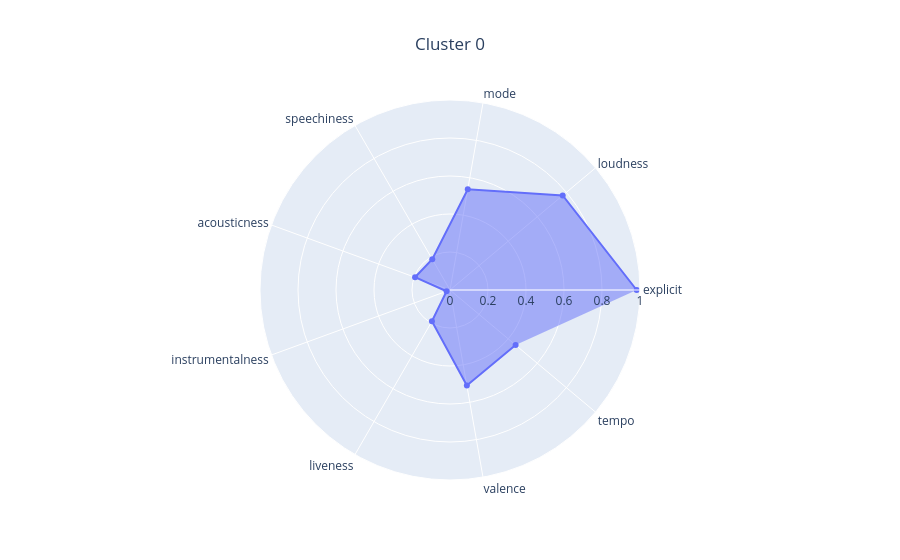
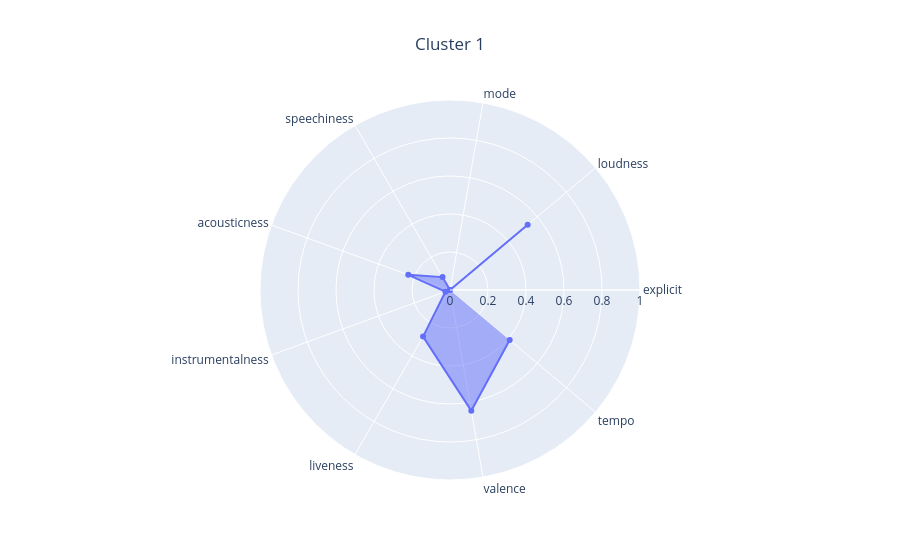
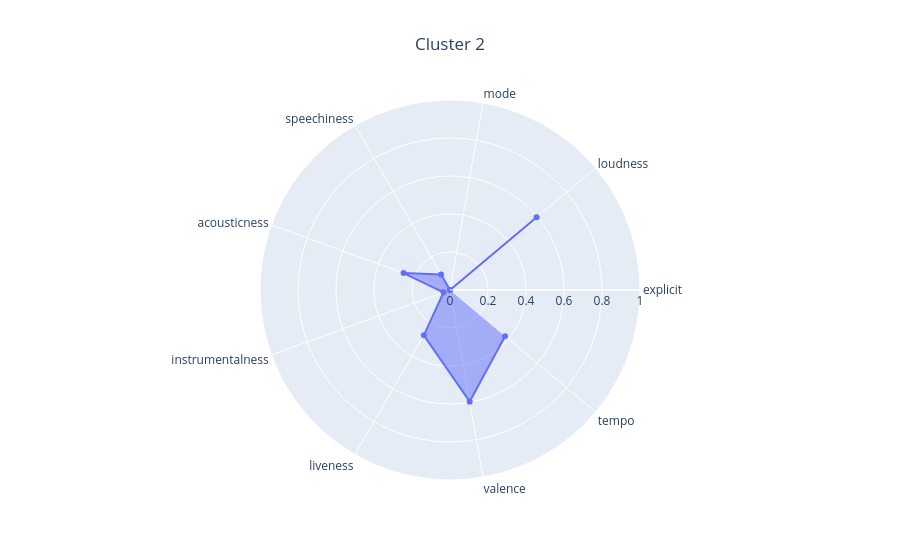
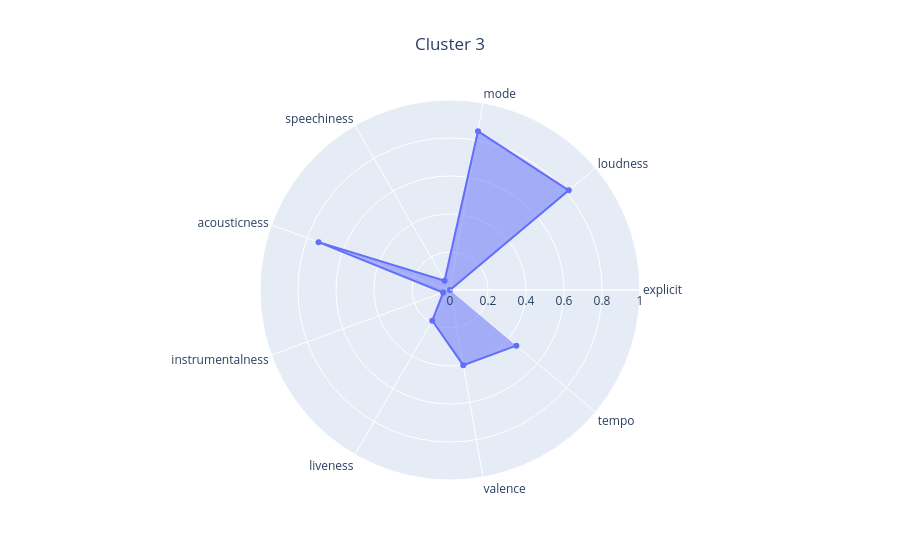

Write notebook code for charts like these, in order.
### Code cell
kmeans_model = KMeans(n_clusters=clusters[np.argmax(ch_values)], n_init="auto", random_state=0)
kmeans_model.fit(X)
kmeans_analyzer.analyze_clustering(X, kmeans_model)

### Figure 1 — Plotly figure (JSON) as saved in the notebook; plotly's stock layout.template omitted (floating-point values rounded to 4 significant figures)
{"data": [{"fill": "toself", "r": [0.9824, 0.7742, 0.5385, 0.1867, 0.1957, 0.0191, 0.1903, 0.5107, 0.4507], "theta": ["explicit", "loudness", "mode", "speechiness", "acousticness", "instrumentalness", "liveness", "valence", "tempo"], "type": "scatterpolar"}], "layout": {"polar": {"radialaxis": {"range": [0, 1]}}, "title": {"text": "Cluster 0", "x": 0.5}}}

### Figure 2 — Plotly figure (JSON) as saved in the notebook; plotly's stock layout.template omitted (floating-point values rounded to 4 significant figures)
{"data": [{"fill": "toself", "r": [0.0, 0.5337, 0.0, 0.07837, 0.2338, 0.02573, 0.2834, 0.6453, 0.41], "theta": ["explicit", "loudness", "mode", "speechiness", "acousticness", "instrumentalness", "liveness", "valence", "tempo"], "type": "scatterpolar"}], "layout": {"polar": {"radialaxis": {"range": [0, 1]}}, "title": {"text": "Cluster 1", "x": 0.5}}}

### Figure 3 — Plotly figure (JSON) as saved in the notebook; plotly's stock layout.template omitted (floating-point values rounded to 4 significant figures)
{"data": [{"fill": "toself", "r": [0.0, 0.5953, 0.0, 0.09412, 0.2599, 0.03643, 0.2752, 0.5966, 0.3781], "theta": ["explicit", "loudness", "mode", "speechiness", "acousticness", "instrumentalness", "liveness", "valence", "tempo"], "type": "scatterpolar"}], "layout": {"polar": {"radialaxis": {"range": [0, 1]}}, "title": {"text": "Cluster 2", "x": 0.5}}}

### Figure 4 — Plotly figure (JSON) as saved in the notebook; plotly's stock layout.template omitted (floating-point values rounded to 4 significant figures)
{"data": [{"fill": "toself", "r": [0.0002957, 0.8158, 0.8487, 0.05695, 0.7362, 0.03841, 0.1868, 0.4018, 0.4559], "theta": ["explicit", "loudness", "mode", "speechiness", "acousticness", "instrumentalness", "liveness", "valence", "tempo"], "type": "scatterpolar"}], "layout": {"polar": {"radialaxis": {"range": [0, 1]}}, "title": {"text": "Cluster 3", "x": 0.5}}}
